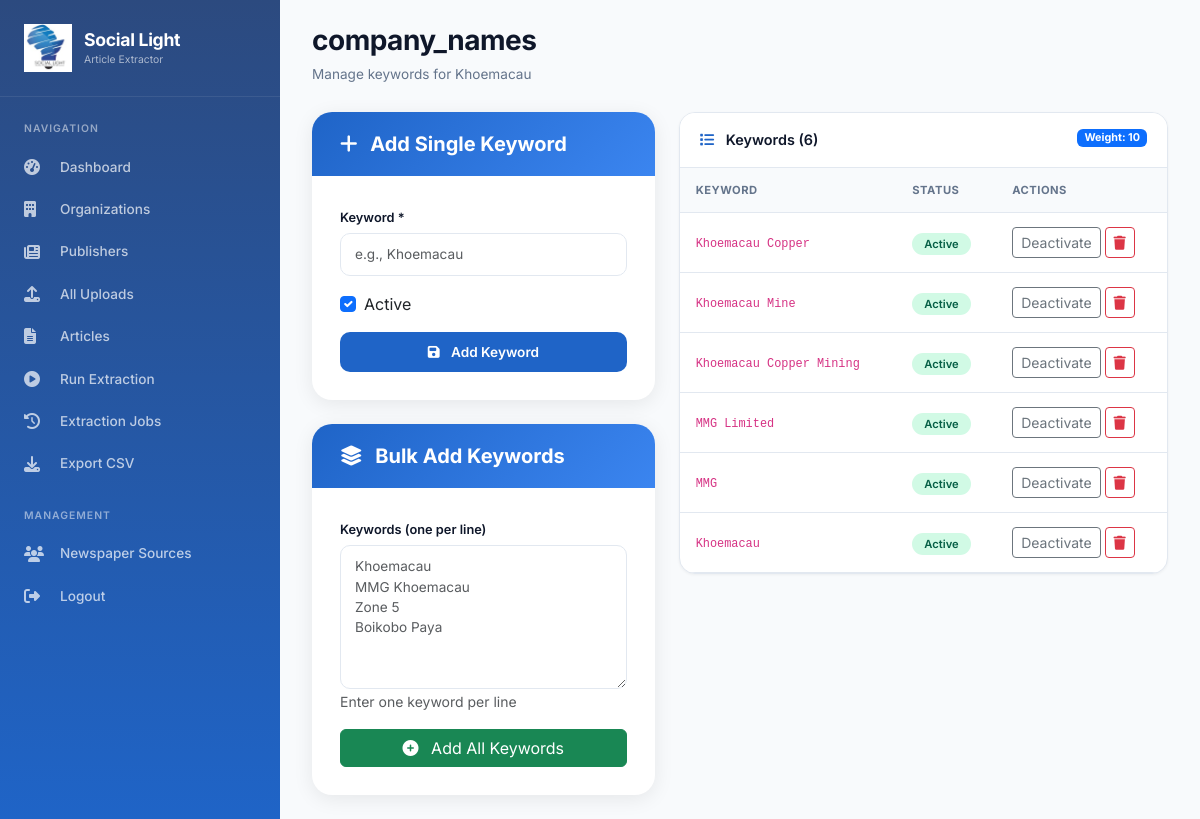
The app's page /organisations/category/1/keywords/ (signed in) with its own data.
### organisations/models.py (models this page shows, shortened)
class KeywordCategory(models.Model):
    organisation = models.ForeignKey(Organisation, on_delete=models.CASCADE, related_name='keyword_categories')
    name = models.CharField(max_length=100)
    description = models.CharField(max_length=200, blank=True, null=True)
    weight = models.IntegerField(default=1)
    class Meta:
        unique_together = ['organisation', 'name']

class Organisation(models.Model):
    name = models.CharField(max_length=200, unique=True)
    description = models.TextField(blank=True, null=True)
    created_at = models.DateTimeField(auto_now_add=True)

class Keyword(models.Model):
    category = models.ForeignKey(KeywordCategory, on_delete=models.CASCADE, related_name='keywords')
    term = models.CharField(max_length=200)
    is_active = models.BooleanField(default=True)
    class Meta:
        unique_together = ['category', 'term']

### organisations/views.py (the view)
# urls.py: path('category/<int:category_id>/keywords/', views.category_keywords, name='category_keywords'),
@staff_member_required
def category_keywords(request, category_id):
    category = get_object_or_404(KeywordCategory, id=category_id)
    keywords = category.keywords.filter(is_active=True)
    if request.method == 'POST':
        if 'bulk' in request.POST:
            bulk_form = BulkKeywordForm(request.POST)
            if bulk_form.is_valid():
                lines = [line.strip() for line in bulk_form.cleaned_data['keywords'].split('\n') if line.strip()]
                added = 0
                for term in lines:
                    _, created = Keyword.objects.get_or_create(category=category, term=term)
                    if created:
                        added += 1
                messages.success(request, f'Added {added} keywords!')
                return redirect('organisations:category_keywords', category_id=category.id)
        else:
            form = KeywordForm(request.POST)
            if form.is_valid():
                keyword = form.save(commit=False)
                keyword.category = category
                keyword.save()
                messages.success(request, f'Keyword "{keyword.term}" added!')
                return redirect('organisations:category_keywords', category_id=category.id)
    else:
        form = KeywordForm()
        bulk_form = BulkKeywordForm()
    return render(request, 'organisations/keywords.html', {
        'category': category,
        'keywords': keywords,
        'form': form,
        'bulk_form': bulk_form
    })

### organisations/forms.py
class KeywordForm(forms.ModelForm):
    class Meta:
        model = Keyword
        fields = ['term', 'is_active']
        widgets = {
            'term': forms.TextInput(attrs={'class': 'form-control'}),
            'is_active': forms.CheckboxInput(attrs={'class': 'form-check-input'}),
        }

class BulkKeywordForm(forms.Form):
    keywords = forms.CharField(
        widget=forms.Textarea(attrs={'class': 'form-control', 'rows': 5}),
        help_text='Enter one keyword per line'
    )

### templates/organisations/keywords.html (shortened to what this page needs)
{% extends 'base.html' %}
{% block content %}
<div class="page-header">
    <h1>{{ category.name }}</h1>
    <p>Manage keywords for {{ category.organisation.name }}</p>
</div>
<div class="row">
    <div class="col-md-5">
        <div class="form-card mb-4">
            <div class="form-card-header">
                <h4><i class="fas fa-plus me-2"></i> Add Single Keyword</h4>
            </div>
            <div class="form-card-body">
                <form method="post">
                    <div class="mb-3">
                        <label class="form-label">Keyword *</label>
                        <input type="text" name="term" class="form-control" required placeholder="e.g., Khoemacau">
                    </div>
                    <div class="mb-3">
                        <label class="form-check">
                            <input type="checkbox" name="is_active" class="form-check-input" checked>
                            <span class="form-check-label">Active</span>
                        </label>
                    </div>
                    <button type="submit" class="btn btn-primary w-100">
                        <i class="fas fa-save me-2"></i> Add Keyword
                    </button>
                </form>
            </div>
        </div>
        <div class="form-card">
            <div class="form-card-header">
                <h4><i class="fas fa-layer-group me-2"></i> Bulk Add Keywords</h4>
            </div>
            <div class="form-card-body">
                <form method="post">
                    <div class="mb-3">
                        <label class="form-label">Keywords (one per line)</label>
                        <textarea name="keywords" class="form-control" rows="6" placeholder="Khoemacau&#10;MMG Khoemacau&#10;Zone 5&#10;Boikobo Paya"></textarea>
                        <small class="text-muted">Enter one keyword per line</small>
                    </div>
                    <button type="submit" class="btn btn-success w-100">
                        <i class="fas fa-plus-circle me-2"></i> Add All Keywords
                    </button>
                </form>
            </div>
        </div>
    </div>
    <div class="col-md-7">
        <div class="section-card">
            <div class="section-header">
                <i class="fas fa-list"></i> Keywords ({{ keywords.count }})
                <span class="float-end badge bg-primary">Weight: {{ category.weight }}</span>
            </div>
            <div class="table-responsive">
                <table class="data-table">
                    <thead>
                        <tr>
                            <th>Keyword</th>
                            <th>Status</th>
                            <th>Actions</th>
                        </tr>
                    </thead>
                    <tbody>
                        {% for kw in keywords %}
                        <tr>
                            <td><code>{{ kw.term }}</code></td>
                            <td>
                                {% if kw.is_active %}
                                    <span class="badge-success">Active</span>
                                {% else %}
                                    <span class="badge-warning">Inactive</span>
                                {% endif %}
                            </td>
                            <td>
                                <a href="{% url 'organisations:toggle_keyword' kw.id %}" class="btn btn-sm btn-outline-secondary">
                                    {% if kw.is_active %}Deactivate{% else %}Activate{% endif %}
                                </a>
                                <a href="{% url 'organisations:delete_keyword' kw.id %}" class="btn btn-sm btn-outline-danger" onclick="return confirm('Delete this keyword?')">
                                    <i class="fas fa-trash"></i>
                                </a>
                            </td>
                        </tr>
                        {% empty %}
                        <tr>
                            <td colspan="3" class="text-center py-4 text-muted">No keywords yet. Add keywords above.</td>
                        </tr>
                        {% endfor %}
                    </tbody>
                </table>
            </div>
        </div>
    </div>
</div>
{% endblock %}

### templates/base.html (style rules this page uses)
* { margin: 0; padding: 0; box-sizing: border-box; }
body { font-family: 'Inter', -apple-system, BlinkMacSystemFont, 'Segoe UI', Roboto, sans-serif; background-color: #f8fafc; overflow-x: hidden; }
.page-header { margin-bottom: 28px; }
.page-header h1 { font-size: 1.75rem; font-weight: 700; color: #0f172a; margin: 0; letter-spacing: -0.5px; }
.page-header p { color: #64748b; font-size: 0.85rem; margin: 6px 0 0; }
.section-card { background: white; border-radius: 16px; box-shadow: 0 1px 3px rgba(0,0,0,0.05); border: 1px solid #e2e8f0; margin-bottom: 24px; overflow: hidden; }
.section-header { padding: 16px 20px; border-bottom: 1px solid #e2e8f0; background: white; font-weight: 600; font-size: 0.9rem; color: #0f172a; }
.section-header i { margin-right: 8px; color: #1F64C7; }
.form-card { background: white; border-radius: 20px; box-shadow: 0 4px 20px rgba(0,0,0,0.08); border: none; overflow: hidden; }
.form-card-header { background: linear-gradient(135deg, #1F64C7 0%, #3B85F0 100%); padding: 20px 28px; color: white; }
.form-card-header h4 { font-size: 1.25rem; font-weight: 700; margin: 0; }
.form-card-body { padding: 28px; }
.form-label { font-weight: 600; font-size: 0.8rem; color: #0f172a; margin-bottom: 6px; }
.form-control, .form-select { border-radius: 10px; border: 1.5px solid #e2e8f0; padding: 10px 14px; font-size: 0.85rem; transition: all 0.2s; }
.btn-primary { background: #1F64C7; border: none; padding: 10px 20px; font-size: 0.85rem; font-weight: 600; border-radius: 10px; transition: all 0.2s; }
.data-table { width: 100%; }
.data-table th { font-size: 0.7rem; font-weight: 700; text-transform: uppercase; letter-spacing: 0.5px; color: #64748b; padding: 14px 16px; background: #f8fafc; border-bottom: 1px solid #e2e8f0; }
.data-table td { padding: 14px 16px; font-size: 0.85rem; border-bottom: 1px solid #e2e8f0; color: #1e293b; }
.badge-success { background: #d1fae5; color: #065f46; padding: 4px 12px; border-radius: 20px; font-size: 0.7rem; font-weight: 600; }

### records on screen
KeywordCategory: name "company_names", organisation.name "Khoemacau", weight "10"
Keyword: term "Khoemacau Copper", is_active "Active"
Keyword: term "Khoemacau Mine", is_active "Active"
Keyword: term "Khoemacau Copper Mining", is_active "Active"
Keyword: term "MMG Limited", is_active "Active"
Keyword: term "MMG", is_active "Active"
Keyword: term "Khoemacau", is_active "Active"

### other values on screen
{{ keywords.count }} "6"
